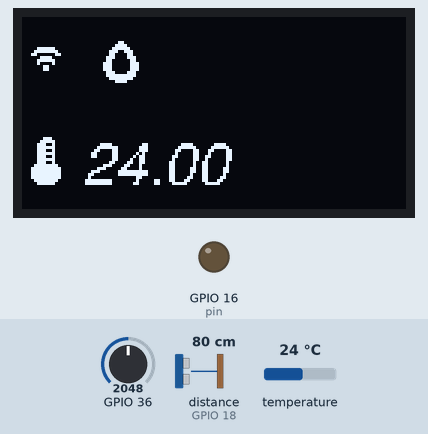
This sketch was run on a simulated ESP32. Shown: 128×64 one-colour display, output pins drawn as LEDs (lit = HIGH). The test bench sets the inputs (shaded band); at power-on: distance to the obstacle (sensor on GPIO 18) 80 cm, GPIO 36 = 2048, temperature 24 °C. The echo pulse lasts 58.3 µs per cm; WiFi joins after 1.5 s; servers stay silent unless stated; uploads are accepted with an empty reply; what the sketch prints to the serial monitor is not drawn.

Above: at 1.9 s.
At 6.6 s:
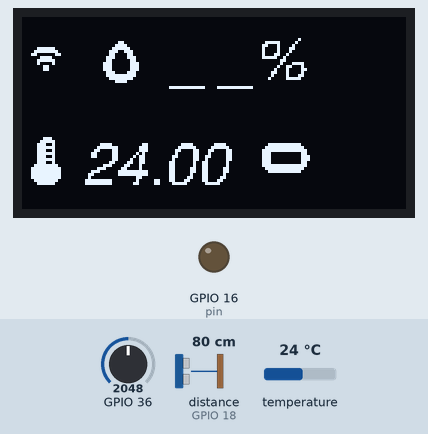
6.7 s: distance to the obstacle (sensor on GPIO 18) set to 13 cm
12.4 s: distance to the obstacle (sensor on GPIO 18) set to 10 cm
At 15.5 s:
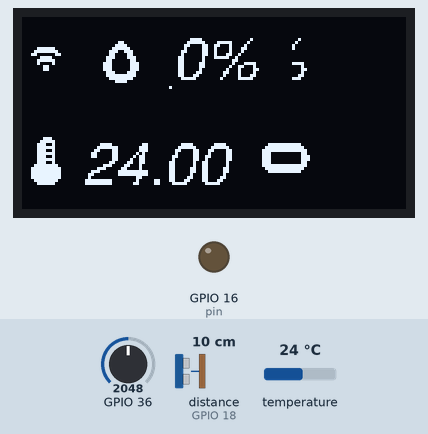
18.1 s: GPIO 36 set to 3737
25.0 s: GPIO 36 set to 3876
34.3 s: distance to the obstacle (sensor on GPIO 18) set to 2 cm
At 38.1 s:
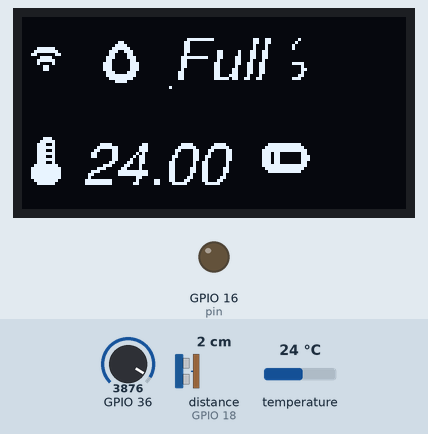
40.0 s: GPIO 36 set to 4009
Timing chart, 0 to 43.0 s (numbered marks = the images above; inputs shaded):
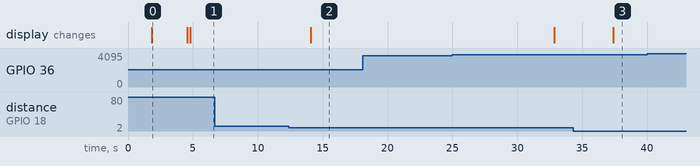

Measured:
- the behaviour switches between 12 and 11 cm on distance to the obstacle (sensor on GPIO 18) (found by bisection; images 1 and 2)
- after the input at 6.7 s, every drawn part: stays the same
- after the input at 12.4 s, the display: changes after 1.7 s (image 2)
- after the input at 18.1 s, every drawn part: stays the same
- after the input at 34.3 s, the display: changes after 3.1 s (image 3)
- what the display in image 0 shows lasts 2.8 s, from 1.8 s to 4.6 s

The sketch:

esp-wifi.ino
```cpp
#include <SPI.h>
#include <HTTPClient.h>
#include <Wire.h>
#include <Adafruit_GFX.h>
#include <Adafruit_SH110X.h>
#include <FreeSansOblique10pt7b.h>
#include <NewPing.h>


#include "WiFi.h"
#include <OneWire.h>
#include <DallasTemperature.h>
WiFiServer server(80);
int i = 1;
const int pin = 16; // Digital pin to control
// GPIO where the DS18B20 is connected to
const int oneWireBus = 25;

// Setup a oneWire instance to communicate with any OneWire devices
OneWire oneWire(oneWireBus);

// Pass our oneWire reference to Dallas Temperature sensor
DallasTemperature sensors(&oneWire);
#define TRIGGER_PIN 5
#define ECHO_PIN 18
#define MAX_DISTANCE 200 // Maximum distance to measure, in centimeters

NewPing sonar(TRIGGER_PIN, ECHO_PIN, MAX_DISTANCE);

#define i2c_Address 0x3c //initialize with the I2C addr 0x3C Typically eBay OLED's
//#define i2c_Address 0x3d //initialize with the I2C addr 0x3D Typically Adafruit OLED's

#define SCREEN_WIDTH 128 // OLED display width, in pixels
#define SCREEN_HEIGHT 64 // OLED display height, in pixels
#define OLED_RESET -1   //   QT-PY / XIAO
Adafruit_SH1106G display = Adafruit_SH1106G(SCREEN_WIDTH, SCREEN_HEIGHT, &Wire, OLED_RESET);
#define NUMFLAKES 10
#define XPOS 0
#define YPOS 1
#define DELTAY 2

#define LOGO16_GLCD_HEIGHT 16
#define LOGO16_GLCD_WIDTH  16

const unsigned char wifi [] PROGMEM = {
  // 'wifi2, 16x16px
  0x00, 0x00, 0x00, 0x00, 0x00, 0x00, 0x00, 0x00, 0x00, 0x00, 0x07, 0xe0, 0x0f, 0xf0, 0x18, 0x18,
  0x03, 0xc0, 0x07, 0xe0, 0x04, 0x20, 0x01, 0x80, 0x01, 0x80, 0x00, 0x00, 0x00, 0x00, 0x00, 0x00
};

const char* ssid = "RSSS"; //choose your wireless ssid
const char* password =  "12345678"; //put your wireless password here.

const unsigned char no_wifi [] PROGMEM = {
  // 'no_con, 16x16px
  0x00, 0x00, 0x03, 0xe0, 0x0f, 0xf8, 0x1f, 0xfc, 0x3e, 0x3e, 0x38, 0x7e, 0x70, 0xff, 0x71, 0xf7,
  0x73, 0xc7, 0x77, 0x87, 0x3f, 0x0e, 0x3e, 0x1e, 0x1f, 0xfc, 0x0f, 0xf8, 0x03, 0xe0, 0x00, 0x00
};
const unsigned char bat_0 [] PROGMEM = {
  0x00, 0x00, 0x00, 0x00, 0x00, 0x00, 0x3f, 0xf8, 0x7f, 0xfc, 0xff, 0xfe, 0xe0, 0x06, 0xe0, 0x07,
  0xe0, 0x07, 0xe0, 0x06, 0xff, 0xfe, 0x7f, 0xfc, 0x3f, 0xf8, 0x00, 0x00, 0x00, 0x00, 0x00, 0x00
};
const unsigned char bat_1 [] PROGMEM = {
  0x00, 0x00, 0x00, 0x00, 0x00, 0x00, 0x3f, 0xf8, 0x7f, 0xfc, 0xff, 0xfe, 0xec, 0x06, 0xec, 0x07,
  0xec, 0x07, 0xec, 0x06, 0xff, 0xfe, 0x7f, 0xfc, 0x3f, 0xf8, 0x00, 0x00, 0x00, 0x00, 0x00, 0x00
};
const unsigned char bat_2 [] PROGMEM = {
  0x00, 0x00, 0x00, 0x00, 0x00, 0x00, 0x3f, 0xf8, 0x7f, 0xfc, 0xff, 0xfe, 0xed, 0x86, 0xed, 0x87,
  0xed, 0x87, 0xed, 0x86, 0xff, 0xfe, 0x7f, 0xfc, 0x3f, 0xf8, 0x00, 0x00, 0x00, 0x00, 0x00, 0x00
};
const unsigned char bat_3 [] PROGMEM = {
  0x00, 0x00, 0x00, 0x00, 0x00, 0x00, 0x3f, 0xf8, 0x7f, 0xfc, 0xff, 0xfe, 0xed, 0xb6, 0xed, 0xb7,
  0xed, 0xb7, 0xed, 0xb6, 0xff, 0xfe, 0x7f, 0xfc, 0x3f, 0xf8, 0x00, 0x00, 0x00, 0x00, 0x00, 0x00
};

const unsigned char temp [] PROGMEM = {
  0x01, 0xc0, 0x03, 0xe0, 0x07, 0x20, 0x07, 0xe0, 0x07, 0x20, 0x07, 0xe0, 0x07, 0x20, 0x07, 0xe0,
  0x07, 0x20, 0x0f, 0xf0, 0x1f, 0xf8, 0x1f, 0xf8, 0x1f, 0xf8, 0x1f, 0xf8, 0x0f, 0xf0, 0x07, 0xe0
};
const unsigned char water [] PROGMEM = {
  0x00, 0x00, 0x01, 0x80, 0x03, 0xc0, 0x07, 0xe0, 0x0e, 0x70, 0x0c, 0x30, 0x1c, 0x38, 0x18, 0x18,
  0x38, 0x1c, 0x38, 0x1c, 0x38, 0x1c, 0x1c, 0x38, 0x1f, 0xf8, 0x0f, 0xf0, 0x03, 0xc0, 0x00, 0x00
};

void setup() {
  Serial.begin(115200);
  display.begin(i2c_Address, true); // Address 0x3C default
  display.clearDisplay();
  WiFi.begin(ssid, password);


  // Print the IP address

  pinMode(pin, OUTPUT);
  sensors.begin();
}

void loop() {
    WiFiClient client = server.available();


  // Read the first line of the request
  String request = client.readStringUntil('\r');
  Serial.println(request);
  client.flush();

  // Check if the client request is for "/on"
  if (request.indexOf("/on") != -1) {
    digitalWrite(pin, LOW); // Turn on the pin
    client.println("Pin turned ON");
  } else if (request.indexOf("/off") != -1) {
    digitalWrite(pin, HIGH); // Turn off the pin
    client.println("Pin turned OFF");
  } else {
    client.println("Invalid request"); // Send a response for any other request
  }

  display.setFont(&FreeSansOblique10pt7b);
  display.setTextSize(1);
  display.setTextColor(SH110X_WHITE);

  // Voltage measurement
  float adc = analogRead(A0);
//  Serial.println("Analog=");
//  Serial.print(adc);
  float voltage = adc/254;

  Serial.println("Voltage : ");
  Serial.print(voltage);
  sensors.requestTemperatures();
  float temperatureC = sensors.getTempCByIndex(0);
  Serial.print(temperatureC);
  Serial.println("ºC");
  while (WiFi.status() != WL_CONNECTED) {
    delay(500);
    display.setCursor(0, 20);
    display.fillRect(0, 5, 16, 16, SH110X_BLACK);
    display.println(" ");
    Serial.println("Connecting to WiFi..");
    i=0;
    display.drawBitmap(0, 5, no_wifi, 16, 16, 1);
    display.drawBitmap(0, 40, temp, 16, 16, 1);
    display.drawBitmap(25, 7, water, 16, 16, 1);
    display.setCursor(20, 55);
    display.fillRect(20, 40, 50, 20, SH110X_BLACK);
    display.println(temperatureC);
    display.display();
  }

  Serial.println("Connected to the WiFi network");

  Serial.println(WiFi.localIP());
  if (i == 1){
      server.begin();
  Serial.println(WiFi.localIP());
    Serial.println("Server started");
  Serial.println("");
  }

    i+=1;


//  Serial.println("WiFi connected.");
//  Serial.println("IP address: ");
//  Serial.println(WiFi.localIP());

  display.fillRect(0, 5, 16, 16, SH110X_BLACK);

  display.drawBitmap(0, 5, wifi, 16, 16, 1);
  display.drawBitmap(0, 40, temp, 16, 16, 1);
  display.drawBitmap(25, 7, water, 16, 16, 1);
      display.setCursor(20, 55);
      display.fillRect(20, 40, 50, 20, SH110X_BLACK);
    display.println(temperatureC);
    display.display();


  delay(2000);

  // Water Level measurement
  delay(500);
  unsigned int distance = sonar.ping_cm();


  if (distance == 0) {
    Serial.println("Error: Measurement timeout");
  } else {
    Serial.print("Distance:");
    Serial.print(distance);
    Serial.print("cm");
    Serial.println();
    if (distance > 11) {
      Serial.println("Please close lid");
      String str1=String("https://kettle-dashboard.vercel.app/update_fluid?percent=")+("0");
      sendHttpRequest(str1);
      display.setCursor(50, 20);
      display.fillRect(50, 5, 40, 20, SH110X_BLACK);
      display.println("_ _%");
      display.display();
    } else if (distance >= 9) {
      Serial.println("Empty!");
      String str1=String("https://kettle-dashboard.vercel.app/update_fluid?percent=")+String("0");
      sendHttpRequest(str1);
      display.fillRect(50, 5, 40, 20, SH110X_BLACK);
      display.setCursor(50, 20);
      display.println("0%");
      display.display();
    } else if (distance == 6 || distance == 7 || distance == 8) {
      Serial.println("25%");
      String str1=String("https://kettle-dashboard.vercel.app/update_fluid?percent=")+String("25");
      sendHttpRequest(str1);
      display.fillRect(50, 5, 40, 20, SH110X_BLACK);
      display.setCursor(50, 20);
      display.println("25%");
      display.display();
    } else if (distance == 4 || distance == 5) {
      Serial.println("50%");
      String str1=String("https://kettle-dashboard.vercel.app/update_fluid?percent=")+String("50");
      sendHttpRequest(str1);
      display.fillRect(50, 5, 40, 20, SH110X_BLACK);
      display.setCursor(50, 20);
      display.println("50%");
      display.display();
    } else if (distance == 3 ) {
      Serial.println("75%");
      String str1=String("https://kettle-dashboard.vercel.app/update_fluid?percent=")+String("75");
      sendHttpRequest(str1);
      display.fillRect(50, 5, 40, 20, SH110X_BLACK);
      display.setCursor(50, 15);
      display.println("75%");
      display.display();
    } else if (distance == 1 || distance == 2) {
      Serial.println("Full!");
      String str1=String("https://kettle-dashboard.vercel.app/update_fluid?percent=")+String("100");
      sendHttpRequest(str1);
      display.fillRect(50, 5, 40, 20, SH110X_BLACK);
      display.setCursor(50, 20);
      display.println("Full");
      display.display();
    }
  }
//  voltage=12;
    if (voltage > 16) {
      Serial.println("Full Charge");
      String str2=String("https://kettle-dashboard.vercel.app/update_fluid?percent2=")+String("100");
      sendHttpRequest(str2);
      display.fillRect(80, 37, 16, 20, SH110X_BLACK);
      display.drawBitmap(80, 39, bat_3, 16, 16, 1);
      display.display();

    }
      else if (voltage > 15.5) {
      Serial.println("Full Charge");
      String str2=String("https://kettle-dashboard.vercel.app/update_fluid?percent2=")+String("50");
      sendHttpRequest(str2);
      display.fillRect(80, 37, 16, 20, SH110X_BLACK);
      display.drawBitmap(80, 39, bat_2, 16, 16, 1);
      display.display();

    } else if (voltage >= 15) {
      Serial.println("Empty!");
      String str2=String("https://kettle-dashboard.vercel.app/update_fluid?percent2=")+String("25");
      sendHttpRequest(str2);
      display.fillRect(80, 37, 16, 20, SH110X_BLACK);
      display.drawBitmap(80, 39, bat_1, 16, 16, 1);
      display.display();

    }
      else if (voltage <= 14.7) {
      Serial.println("Empty!");
      String str2=String("https://kettle-dashboard.vercel.app/update_fluid?percent2=")+String("0");
      sendHttpRequest(str2);
      display.fillRect(80, 37, 16, 20, SH110X_BLACK);
      display.drawBitmap(80, 39, bat_0, 16, 16, 1);
      display.display();

    }
  }
  void sendHttpRequest(String url) {
  HTTPClient http;

  Serial.print("Sending HTTP request to: ");
  Serial.println(url);

  // Your ESP32 should be connected to the Wi-Fi before sending the request
  http.begin(url);

  int httpCode = http.GET();
  if (httpCode > 0) {
    Serial.printf("HTTP request successful, response code: %d\n", httpCode);
  } else {
    Serial.printf("HTTP request failed, error: %s\n", http.errorToString(httpCode).c_str());
  }

  http.end();
}
```

Source omitted: blique10pt7b.h (data table, 15028 bytes)
